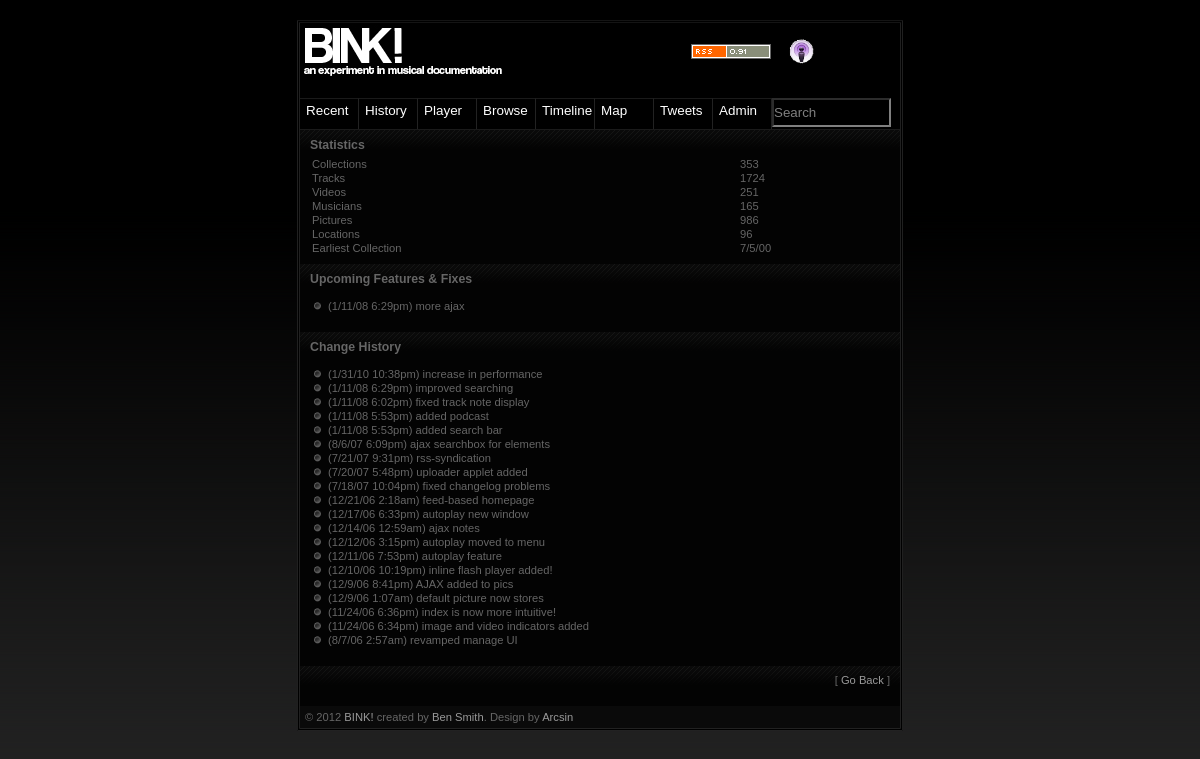
Page /about.php on the committed database.
### tables this page shows
CREATE TABLE `jams` (
  `id` bigint(5) NOT NULL AUTO_INCREMENT,
  `private` int(1) NOT NULL,
  `date` date DEFAULT NULL,
  `title` varchar(50) NOT NULL,
  `notes` varchar(5000) DEFAULT NULL,
  `locid` int(3) DEFAULT NULL,
  `bandid` bigint(4) DEFAULT NULL,
  `defpic` bigint(4) DEFAULT NULL,
  PRIMARY KEY (`id`)
);

CREATE TABLE `upcoming` (
  `time` timestamp NOT NULL DEFAULT CURRENT_TIMESTAMP,
  `change` varchar(30) NOT NULL,
  `id` bigint(4) NOT NULL AUTO_INCREMENT,
  PRIMARY KEY (`id`)
);

CREATE TABLE `changelog` (
  `time` timestamp NOT NULL DEFAULT CURRENT_TIMESTAMP,
  `change` varchar(50) NOT NULL,
  `id` bigint(4) NOT NULL AUTO_INCREMENT,
  PRIMARY KEY (`id`)
);

### about.php (called while the page is built)
<?php
	include "functions.php";
	printHeader();
	getInfo();
	printFooter();
?>

### functions.php (the view, shortened to what this page needs)
<?php
function getNumberOf($table, $label)
{
	$result = mysql_query("SELECT * FROM `$table`;");
	$num = mysql_num_rows($result);
	return "<tr><td>$label</td><td>$num</td></tr>";
}
function getInfo()
{
	$result = mysql_query("SELECT * FROM `jams` where private=0 ORDER BY `date`;");
	$row = mysql_fetch_array($result);
	$earliest = $row['date'];
	$earliest = date("n/j/y", strtotime($earliest));
		?>
		<div class='item'><h1>Statistics</h1>
		<table width=100%>
			<?= getNumberOf("jams", "Collections") ?>
			<?= getNumberOf("tracks", "Tracks"); ?>
			<?= getNumberOf("video", "Videos"); ?>
			<?= getNumberOf("musicians", "Musicians"); ?>
			<?= getNumberOf("pictures", "Pictures"); ?>
			<?= getNumberOf("locations", "Locations"); ?>
			<td>Earliest Collection</td><td><?= $earliest ?></td></tr>
			</table>
		</div>
<?php
	printLogs("Upcoming Features & Fixes", "select * from upcoming order by time desc;");
	printLogs("Change History", "select * from changelog order by time desc limit 20;");
}
function printLogs($title, $query)
{
		echo "<div class='item'><h1>$title</h1>";
		echo "<ul>";
		$result = mysql_query($query);
		while ($row = mysql_fetch_array($result))
		{
			echo "<li> (" . date("n/j/y g:ia", strtotime($row['time'])). ") " . $row['change'];
		}
		echo "</ul></div>";
}
function printSearchBar($m = 0)
{
if ($_GET['query'])
	$q = $_GET['query'];
else
	$q = "Search";
	$ret = "<input type=text style=\"background:black; color: gray; border-color: gray; vertical-align: text-top; width: 115px; height: 25px\" value=\"$q\" onkeydown=\"if (event.keyCode == 13) location='/search.php?query=' + value;\" onClick=\"value='';\" />";
	return $ret;
}
?>
<?php
function printHeader($root=1, $maps=0)
{
if ($root == 0)
{
	$leading = "../";
	$adminStr = "main.php";
}
else
{
	$leading = "";
}
?>
<!DOCTYPE html PUBLIC "-//W3C//DTD XHTML 1.1//EN"
"http://www.w3.org/TR/xhtml11/DTD/xhtml11.dtd">
<html>
<head>
<link rel="stylesheet" type="text/css" href="<?= $leading ?>default.css"/>
</head>
<body onload="initialize();">
<div class="main">
<div class="gfx">
	<table border=0 width="100%">
	<tr>
	<td width="670px"><img src="<?= $leading ?>img/header.jpg" /></td>
	<td width="120px"><a href="<?= $leading ?>feed.php"><img src=<?= $leading ?>img/rss-0.91.gif border=0 /></a></td>
	<td width="30px"><a href="feed.php?podcast=1"><img src=<?= $leading ?>img/podcast.gif border=0 width=25/></a></td><td width="80px">
	 <iframe src="http://www.facebook.com/plugins/like.php?href=http://bink.servemp3.com&colorscheme=dark&width=50&layout=button_count"
        scrolling="no" frameborder="0"
        style="border:none; width:80px; height: 30px"></iframe>
	</td>
	</tr>
	</table>
</div>
	<div class="menu">
		<a href="<?= $leading ?>index.php"><span>Recent</span></a>
		<a href="<?= $leading ?>history.php"><span>History</span></a>
		<a href="<?= $leading ?>player.php"><span>Player</span></a>
		<a href="<?= $leading ?>list.php"><span>Browse</span></a>
 	    <a href="/timeline/"><span>Timeline</span></a>
		<a href="<?= $leading ?>maps.php"><span>Map</span></a>
		<a href="<?= $leading ?>news.php"><span>Tweets</span></a>
 		<a href="/admin/main.php"><span>Admin</span></a>
		<span><?=printSearchBar() ?></span>
	</div>
	<div class="content">
<?php
}
function printFooter()
{
?>
	<div class='item'>
<p align=right>[ <a href='<?= $_SERVER['HTTP_REFERER']?>'>Go Back</a> ]</p></div></div>
	<div class="footer">&copy; 2012 <a href="index.php">BINK!</a> created by <a href="http://bensmith.zapto.org">Ben Smith</a>. Design by <a href="http://arcsin.se">Arcsin</a></div>
</div>
</body>
</html>
<?php
}
?>

### default.css (style rules this page uses)
* { margin: 0; padding: 0; }
a { color: #999; text-decoration: none; }
body { background: #000 url(img/bg.png) repeat-x fixed left bottom; color: #666; margin: 20px 0; text-align: center; font: normal 0.7em sans-serif,Arial; }
ul { margin: 12px 0; }
li { list-style: url(img/li.gif); margin-left: 18px; }
.main { background: #000; border: 3px double #EEE; border-color: #141414 #202020 #222 #202020; margin: 20px auto 4px auto; text-align: left; width: 600px; }
.gfx { height: 75px; }
.menu a { background: #000 url(img/bgmenu.png) repeat-x; border-right: 1px solid #222; border-top: 1px solid #1A1A1A; color: #FFFF; font-size: 1.2em; float: left; padding-top: 4px; width: 58px; height: 26px; }
.menu a span { padding-left: 6px; }
.content { border-top: 1px solid #1A1A1A; background: #1A1A1A; clear: both; }
.content h1 { margin: 0 0 4px; font: bold 1.1em sans-serif,Arial; color: #666; }
.content p { margin: 0 0 12px; }
.item { background: #030303 url(img/bgitem.gif) repeat-x; padding: 8px 10px; }
.footer { padding: 5px; background: #0A0A0A; color: #666; }

### rows in the picture
jams: date "7/5/00"
upcoming: time "1/11/08 6:29pm", change "more ajax"
changelog: time "1/31/10 10:38pm", change "increase in performance"
changelog: time "1/11/08 6:29pm", change "improved searching"
changelog: time "1/11/08 6:02pm", change "fixed track note display"
changelog: time "1/11/08 5:53pm", change "added podcast"
changelog: time "1/11/08 5:53pm", change "added search bar"
changelog: time "8/6/07 6:09pm", change "ajax searchbox for elements"
changelog: time "7/21/07 9:31pm", change "rss-syndication"
changelog: time "7/20/07 5:48pm", change "uploader applet added"
changelog: time "7/18/07 10:04pm", change "fixed changelog problems"
changelog: time "12/21/06 2:18am", change "feed-based homepage"
changelog: time "12/17/06 6:33pm", change "autoplay new window"
changelog: time "12/14/06 12:59am", change "ajax notes"
changelog: time "12/12/06 3:15pm", change "autoplay moved to menu"
changelog: time "12/11/06 7:53pm", change "autoplay feature"
changelog: time "12/10/06 10:19pm", change "inline flash player added!"
changelog: time "12/9/06 8:41pm", change "AJAX added to pics"
changelog: time "12/9/06 1:07am", change "default picture now stores"
changelog: time "11/24/06 6:36pm", change "index is now more intuitive!"
changelog: time "11/24/06 6:34pm", change "image and video indicators added"
changelog: time "8/7/06 2:57am", change "revamped manage UI"

### other values in the picture
$label "Collections Tracks Videos Musicians Pictures Locations"
$num "353 1724 251 165 986 96"
$title "Upcoming Features & Fixes Change History"
